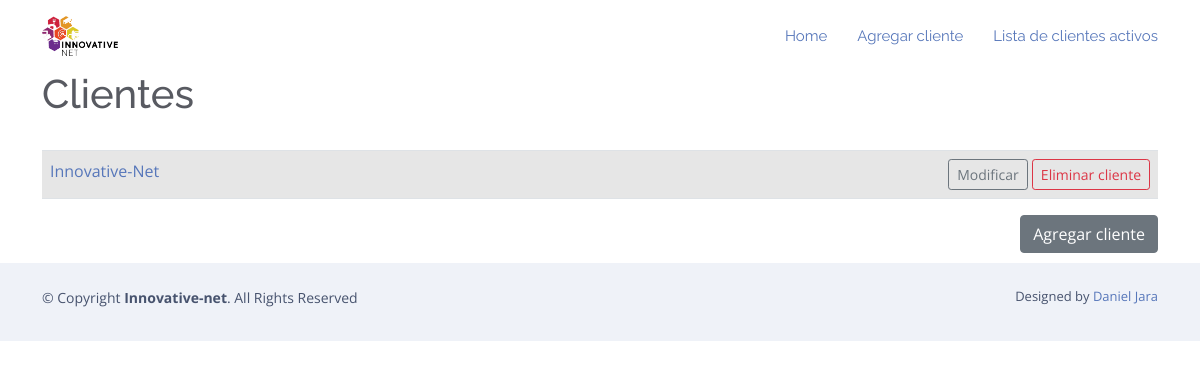
Page /clientes on the earlier database version.
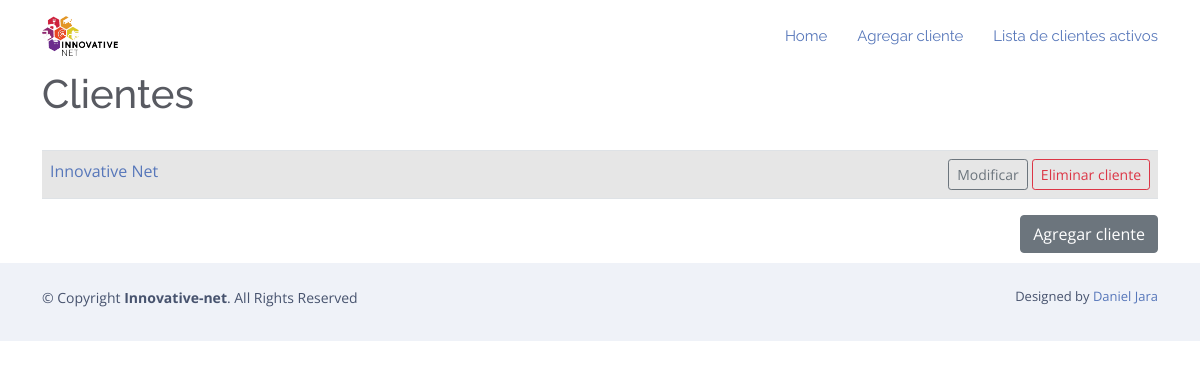
Same page on the later database version.
### RPA/models.py (models this page shows)
class Cliente(models.Model):
    nombre = models.CharField('Nombre de la compañia cliente',max_length=200)
    encargado = models.CharField('Nombre del contacto dentro de la empresa',max_length
    =120)
    puesto_encargado = models.CharField('Puesto del contacto',max_length
    =120)
    numero_contacto=models.CharField('Numero de telefono para contactar',max_length
    =10)
    correo_contacto=models.EmailField('Correo para contactar',blank=True)
    lugar_de_mantenimiento = models.CharField('Lugar en que se realizara el mantenimiento',max_length
    =120,blank=True)
    descripcion_cotizacion = models.TextField('Descripcion de la cotizacion',blank=True)
    fecha = models.DateTimeField('Fecha de realizacion de la cotizacion',blank=True,null=True)
    mantenimiento = models.ManyToManyField(Mantenimiento, blank=True, related_name='cliente')
    dispositivo = models.ManyToManyField(Dispositivo, blank=True, related_name="cliente")
    def __str__(self):
        return self.nombre
    class Meta:
        ordering = ['nombre']

### RPA/views.py (the view)
# urls.py: path('clientes',views.todos_clientes, name='lista_clientes'),
def todos_clientes(request):
    lista_clientes = Cliente.objects.all()
    return render(request,'mantenimientos/Clientes.html',{'lista_clientes':lista_clientes})

### RPA/templates/mantenimientos/Clientes.html
{% extends 'mantenimientos/base.html'%}
{% load static %}
{% block body %}
        <h1>Clientes</h1>
        <br/>
        <table class="table table-striped table-hover table bordered">
        {% for cliente in lista_clientes %}
                <tr>
                        <td>
                              <a href="{% url 'mostrar_cliente' cliente.id %}"
                              >{{ cliente }}</a>
                                </td>
                        <td align="right">
                                <a href="{% url 'modificar_cliente' cliente.id %}">
                                        <button type="button" class="btn btn-outline-secondary btn-sm">Modificar</button>
                                </a>
                                <a href="{% url 'eliminar_cliente' cliente.id%}">
                                        <button type="button" class="btn btn-outline-danger btn-sm">Eliminar cliente</button>
                                </a>
                        </td>
                </tr>
        {% endfor %}
        </table>
        <a href="{% url 'agregar_cliente' %}">
                        <button type="button" class="btn btn-secondary"style="float: right">Agregar cliente</button>
        </a>
        <br/>
        <br/>
{% endblock %}

Differences in the rows shown:
changed Cliente: nombre "Innovative-Net" → "Innovative Net"
